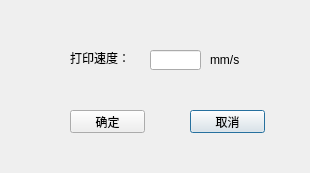
<?xml version="1.0" encoding="UTF-8"?>
<ui version="4.0">
 <class>GcodeDialog</class>
 <widget class="QDialog" name="GcodeDialog">
  <property name="geometry">
   <rect>
    <x>0</x>
    <y>0</y>
    <width>310</width>
    <height>173</height>
   </rect>
  </property>
  <property name="windowTitle">
   <string>GcodeDialog</string>
  </property>
  <widget class="QLineEdit" name="lineEdit">
   <property name="geometry">
    <rect>
     <x>150</x>
     <y>50</y>
     <width>51</width>
     <height>20</height>
    </rect>
   </property>
  </widget>
  <widget class="QPushButton" name="pushButton_quit">
   <property name="geometry">
    <rect>
     <x>190</x>
     <y>110</y>
     <width>75</width>
     <height>23</height>
    </rect>
   </property>
   <property name="text">
    <string>取消</string>
   </property>
  </widget>
  <widget class="QLabel" name="label_2">
   <property name="geometry">
    <rect>
     <x>70</x>
     <y>50</y>
     <width>71</width>
     <height>16</height>
    </rect>
   </property>
   <property name="text">
    <string>打印速度：</string>
   </property>
  </widget>
  <widget class="QPushButton" name="pushButton_ok">
   <property name="geometry">
    <rect>
     <x>70</x>
     <y>110</y>
     <width>75</width>
     <height>23</height>
    </rect>
   </property>
   <property name="text">
    <string>确定</string>
   </property>
  </widget>
  <widget class="QLabel" name="label_3">
   <property name="geometry">
    <rect>
     <x>210</x>
     <y>50</y>
     <width>51</width>
     <height>20</height>
    </rect>
   </property>
   <property name="text">
    <string>mm/s</string>
   </property>
  </widget>
  <zorder>pushButton_ok</zorder>
  <zorder>lineEdit</zorder>
  <zorder>pushButton_quit</zorder>
  <zorder>label_2</zorder>
  <zorder>label_3</zorder>
 </widget>
 <layoutdefault spacing="6" margin="11"/>
 <resources/>
 <connections>
  <connection>
   <sender>pushButton_ok</sender>
   <signal>clicked(bool)</signal>
   <receiver>GcodeDialog</receiver>
   <slot>close()</slot>
   <hints>
    <hint type="sourcelabel">
     <x>107</x>
     <y>121</y>
    </hint>
    <hint type="destinationlabel">
     <x>154</x>
     <y>86</y>
    </hint>
   </hints>
  </connection>
  <connection>
   <sender>pushButton_quit</sender>
   <signal>clicked()</signal>
   <receiver>GcodeDialog</receiver>
   <slot>close()</slot>
   <hints>
    <hint type="sourcelabel">
     <x>227</x>
     <y>121</y>
    </hint>
    <hint type="destinationlabel">
     <x>154</x>
     <y>86</y>
    </hint>
   </hints>
  </connection>
 </connections>
</ui>
